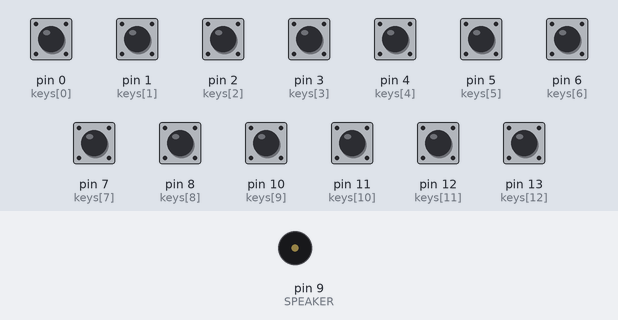
The sketch below on a simulated Arduino Uno, built with avr-gcc and run on an emulated ATmega328P. Parts: buzzer (waves = sounding). The test bench sets the inputs (shaded band); at power-on: pin 0 (keys[0]), pin 1 (keys[1]), pin 2 (keys[2]), pin 3 (keys[3]), pin 4 (keys[4]), pin 5 (keys[5]), pin 6 (keys[6]), pin 7 (keys[7]), pin 8 (keys[8]), pin 10 (keys[9]), pin 11 (keys[10]), pin 12 (keys[11]), pin 13 (keys[12]) HIGH.

Above: at 1.2 s.
1.3 s: pin 0 (keys[0]) pulled LOW for 0.15 s
At 1.37 s:
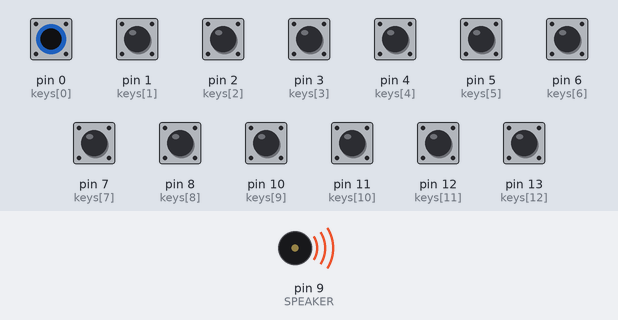
Timing chart, 0 to 4.3 s (numbered marks = the images above; inputs shaded):
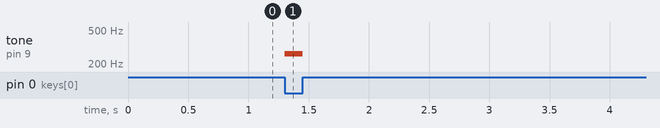

Measured:
- after the input at 1.3 s, tone on pin 9 (SPEAKER): silent → 262 Hz at once, → silent 0.15 s later

The sketch:

piano_synth.ino
```cpp
/*
Simple DIY Electronic Music Projects
diyelectromusic.wordpress.com

Make Your Uno - 12 Tone Piano
https://diyelectromusic.wordpress.com/2023/01/05/arduino-make-your-uno-synth/

Lori Pfahler
April 2024
*/

// Pitches
#define NOTE_C4  262
#define NOTE_CS4 277
#define NOTE_D4  294
#define NOTE_DS4 311
#define NOTE_E4  330
#define NOTE_F4  349
#define NOTE_FS4 370
#define NOTE_G4  392
#define NOTE_GS4 415
#define NOTE_A4  440
#define NOTE_AS4 466
#define NOTE_B4  494
#define NOTE_C5  523


// Set up the input and output pins to be used for the speaker and keys.
#define SPEAKER  9
int keys[] = {
  0, 1, 2, 3, 4, 5, 6, 7, 8, 10, 11, 12, 13
};

// Get the number of keys - LBP moved code here
int numkeys = sizeof(keys)/sizeof(keys[0]);

// Set the notes to be played by each key
int notes[] = {
  NOTE_C4, NOTE_CS4, NOTE_D4, NOTE_DS4, NOTE_E4, NOTE_F4, NOTE_FS4, NOTE_G4, NOTE_GS4, NOTE_A4, NOTE_AS4, NOTE_B4, NOTE_C5
};

void setup() {
  // Initialize the input buttons as piano "keys"
  for (int k = 0; k < numkeys; k++) {
    pinMode (keys[k], INPUT_PULLUP);
  }
}

void loop() {
  // Check each button and if pressed play the note.
  // If no buttons are pressed, turn off all notes.
  // Note - the last button to be checked will be
  // the note that ends up being played.
  int playing = -1;
  for (int k = 0; k < numkeys; k++) {
    int buttonState = digitalRead (keys[k]);
    if (buttonState == LOW) {
      playing = k;
    }
  }

  if (playing != -1) {
    tone (SPEAKER, notes[playing]);
  } else {
    // If we didn't find a button pressed, make sure everything is off
    noTone(SPEAKER);
  }
}
```
